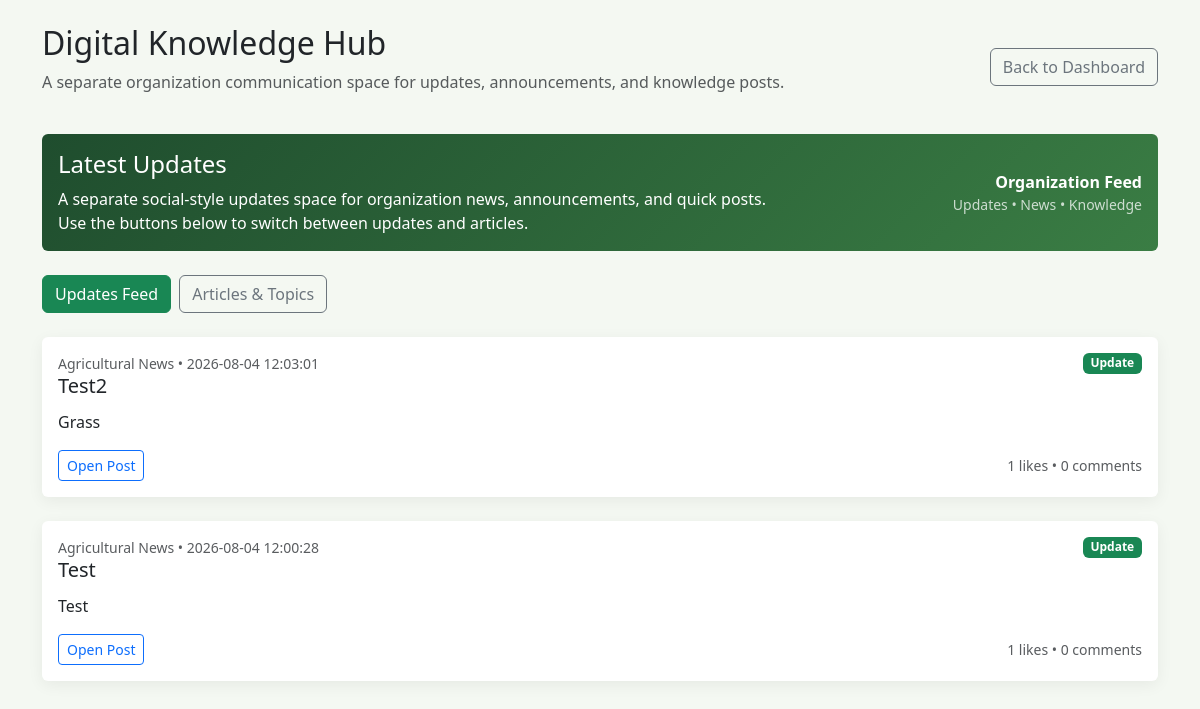
The app's page /knowledge (signed in) with its own data.
### tables this page shows
CREATE TABLE knowledge_posts(

post_id INTEGER PRIMARY KEY AUTOINCREMENT,

title TEXT NOT NULL,

content TEXT NOT NULL,

category_id INTEGER,

author TEXT,

image TEXT,

video TEXT,

status TEXT DEFAULT 'Published',

views INTEGER DEFAULT 0,

created_at DATETIME DEFAULT CURRENT_TIMESTAMP,

updated_at DATETIME,

FOREIGN KEY(category_id)
REFERENCES knowledge_categories(category_id)

);

CREATE TABLE knowledge_categories(
    category_id INTEGER PRIMARY KEY AUTOINCREMENT,
    category_name TEXT NOT NULL UNIQUE
);

### app.py (the view)
@app.route("/knowledge")
def knowledge_feed():
    if "user" not in session:
        return redirect("/login")
    query = request.args.get("q", "").strip()
    category_id = request.args.get("category_id", "")
    conn = get_db()
    cur = conn.cursor()
    cur.execute("SELECT category_id, category_name FROM knowledge_categories ORDER BY category_name")
    categories = cur.fetchall()
    sql = """
        SELECT kp.post_id, kp.title, kp.content, kp.image, kp.video, kp.status, kp.views, kp.created_at,
               kp.author, kc.category_name, kc.category_id,
               (SELECT COUNT(*) FROM knowledge_likes kl WHERE kl.post_id = kp.post_id) AS like_count,
               (SELECT COUNT(*) FROM knowledge_comments kcmt WHERE kcmt.post_id = kp.post_id) AS comment_count
        FROM knowledge_posts kp
        LEFT JOIN knowledge_categories kc ON kp.category_id = kc.category_id
        WHERE kp.status = 'Published'
    """
    params = []
    if query:
        sql += " AND (kp.title LIKE ? OR kp.content LIKE ?)"
        params.extend([f"%{query}%", f"%{query}%"])
    if category_id:
        sql += " AND kp.category_id = ?"
        params.append(category_id)
    sql += " ORDER BY kp.created_at DESC"
    posts = cur.execute(sql, params).fetchall()
    conn.close()
    return render_template("knowledge.html", posts=posts, categories=categories, query=query, category_id=category_id)

### app.py (called while the page is built)
def get_db():
    conn = sqlite3.connect(DB_PATH, timeout=30, isolation_level=None)
    conn.row_factory = sqlite3.Row
    conn.execute("PRAGMA busy_timeout = 30000")
    try:
        conn.execute("PRAGMA journal_mode = DELETE")
    except sqlite3.OperationalError:
        pass
    return conn

### templates/knowledge.html (shortened to what this page needs)
<!DOCTYPE html>
<html lang="en">
<head>
    <link href="https://cdn.jsdelivr.net/npm/bootstrap@5.3.0/dist/css/bootstrap.min.css" rel="stylesheet">
</head>
<body>
    <div class="container py-4">
        <div class="d-flex justify-content-between align-items-center mb-4">
            <div>
                <h2>Digital Knowledge Hub</h2>
                <p class="text-muted">A separate organization communication space for updates, announcements, and knowledge posts.</p>
            </div>
            <a href="/dashboard" class="btn btn-outline-secondary">Back to Dashboard</a>
        </div>
        <div class="card hero-card mb-4">
            <div class="card-body">
                <div class="row align-items-center">
                    <div class="col-md-8">
                        <h4 class="mb-2">Latest Updates</h4>
                        <p class="mb-0">A separate social-style updates space for organization news, announcements, and quick posts. Use the buttons below to switch between updates and articles.</p>
                    </div>
                    <div class="col-md-4 text-md-end">
                        <div class="fw-bold">Organization Feed</div>
                        <div class="small opacity-75">Updates • News • Knowledge</div>
                    </div>
                </div>
            </div>
        </div>
        <div class="d-flex gap-2 mb-4">
            <a class="btn btn-success" href="/knowledge">Updates Feed</a>
            <a class="btn btn-outline-secondary" href="/knowledge?view=articles">Articles & Topics</a>
        </div>
        {% if request.args.get('view') == 'articles' %}
        <div class="row g-3 mb-4">
            <div class="col-md-6">
                <div class="mini-stat">
                    <div class="text-muted small">Published Posts</div>
                    <h4 class="mb-0">{{ posts|length }}</h4>
                </div>
            </div>
            <div class="col-md-6">
                <div class="mini-stat">
                    <div class="text-muted small">Categories</div>
                    <h4 class="mb-0">{{ categories|length }}</h4>
                </div>
            </div>
        </div>
        <form method="get" class="row g-2 mb-4">
            <input type="hidden" name="view" value="articles">
            <div class="col-md-6">
                <input type="text" class="form-control" name="q" value="{{ query }}" placeholder="Search articles, updates, or topics...">
            </div>
            <div class="col-md-4">
                <select class="form-select" name="category_id">
                    <option value="">All Categories</option>
                    {% for category in categories %}
                    <option value="{{ category['category_id'] }}" {% if category_id == category['category_id']|string %}selected{% endif %}>{{ category['category_name'] }}</option>
                    {% endfor %}
                </select>
            </div>
            <div class="col-md-2">
                <button class="btn btn-success w-100" type="submit">Search</button>
            </div>
        </form>
        <div class="row g-4">
            {% for post in posts %}
            <div class="col-md-6">
                <div class="card feed-card h-100">
                    {% if post['image'] %}
                    <img src="{{ post['image'] }}" class="card-img-top" alt="{{ post['title'] }}" style="height: 220px; object-fit: cover;">
                    {% endif %}
                    <div class="card-body">
                        <div class="text-muted small mb-2">{{ post['category_name'] or 'General' }} • {{ post['created_at'][:19] }}</div>
                        <h5 class="card-title">{{ post['title'] }}</h5>
                        <p class="card-text">{{ post['content'][:180] }}{% if post['content'] | length > 180 %}...{% endif %}</p>
                        <div class="d-flex justify-content-between align-items-center">
                            <a href="/knowledge/{{ post['post_id'] }}" class="btn btn-outline-primary btn-sm">Read More</a>
                            <span class="text-muted small">{{ post['like_count'] }} likes • {{ post['comment_count'] }} comments</span>
                        </div>
                    </div>
                </div>
            </div>
            {% else %}
            <div class="col-12">
                <div class="alert alert-info">No updates found yet. Create a post from the admin panel to start the feed.</div>
            </div>
            {% endfor %}
        </div>
        {% else %}
        <div class="row g-4">
            {% for post in posts %}
            <div class="col-12">
                <div class="card feed-card">
                    <div class="card-body">
                        <div class="d-flex justify-content-between align-items-start mb-2">
                            <div>
                                <div class="text-muted small">{{ post['category_name'] or 'General' }} • {{ post['created_at'][:19] }}</div>
                                <h5 class="card-title mb-1">{{ post['title'] }}</h5>
                            </div>
                            <span class="badge bg-success">Update</span>
                        </div>
                        <p class="card-text">{{ post['content'][:220] }}{% if post['content'] | length > 220 %}...{% endif %}</p>
                        <div class="d-flex justify-content-between align-items-center">
                            <a href="/knowledge/{{ post['post_id'] }}" class="btn btn-outline-primary btn-sm">Open Post</a>
                            <span class="text-muted small">{{ post['like_count'] }} likes • {{ post['comment_count'] }} comments</span>
                        </div>
                    </div>
                </div>
            </div>
            {% else %}
            <div class="col-12">
                <div class="alert alert-info">No updates available yet. Switch to Articles & Topics to browse knowledge content.</div>
            </div>
            {% endfor %}
        </div>
        {% endif %}
    </div>
</body>
</html>

### templates/knowledge.html (style rules this page uses)
body { background: #f4f8f2; }
.hero-card { background: linear-gradient(135deg, #1f4d2e, #3a7d44); color: white; border: none; }
.feed-card { border: none; box-shadow: 0 4px 16px rgba(0,0,0,0.06); }

### records on screen
knowledge_posts: category_name "Agricultural News", created_at "2026-08-04 12:03:01", title "Test2", content "Grass", like_count "1", comment_count "0"
knowledge_posts: category_name "Agricultural News", created_at "2026-08-04 12:00:28", title "Test", content "Test", like_count "1", comment_count "0"
